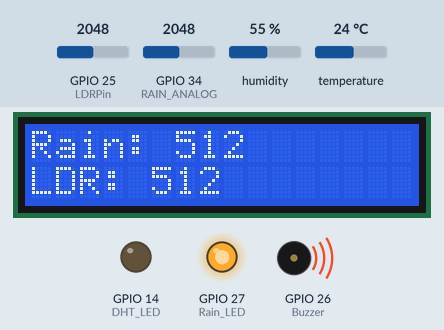
The sketch below on a simulated ESP32. On the bench: 16×2 character LCD, output pins drawn as LEDs (lit = HIGH), buzzer (waves = sounding, pin HIGH). The inputs (shaded band) are chosen by the test bench; at power-on: humidity 55 %, GPIO 34 (RAIN_ANALOG) = 2048, temperature 24 °C, GPIO 25 (LDRPin) = 2048 (analog values on the 0–4095 scale). What the sketch prints to the serial monitor is not drawn.

Above: at 3.2 s.
3.3 s: humidity set to 58 %
At 8.7 s:
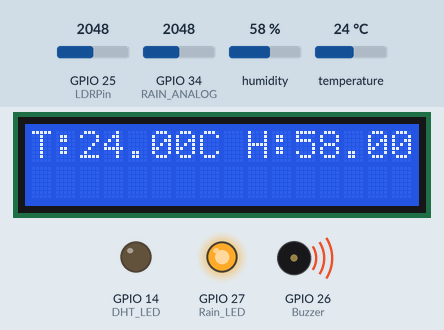
12.3 s: humidity set to 61 %
At 14.6 s:
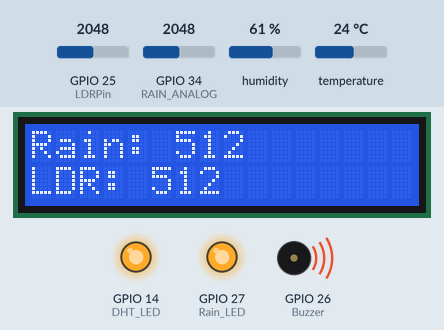
21.3 s: GPIO 34 (RAIN_ANALOG) set to 2931
At 22.6 s:
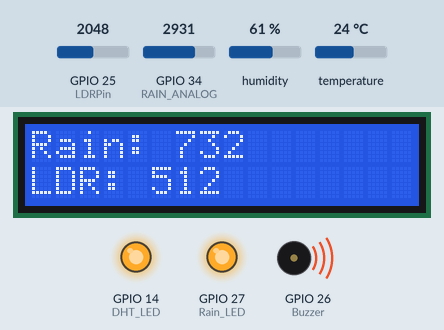
25.5 s: GPIO 34 (RAIN_ANALOG) set to 3064
At 27.0 s:
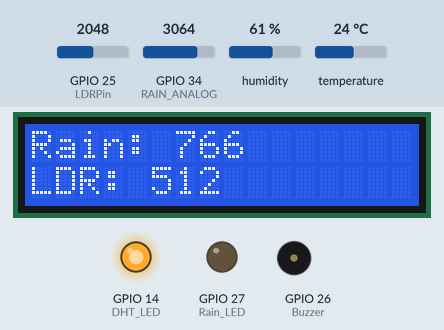
34.5 s: temperature set to 34 °C
At 41.5 s:
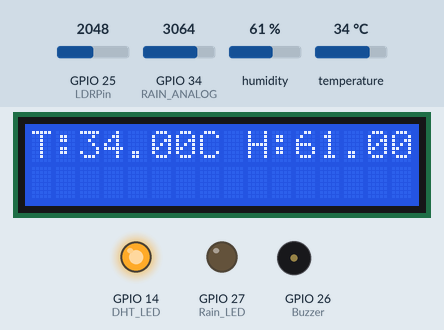
43.5 s: temperature set to 37 °C
At 47.4 s:
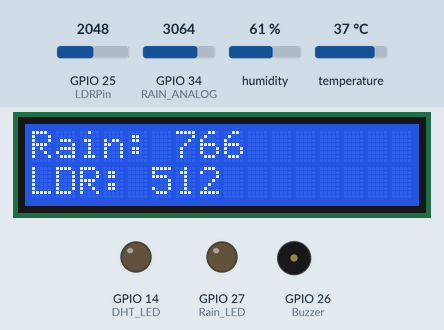
Timing chart, 0 to 48.9 s (numbered marks = the images above; inputs shaded):
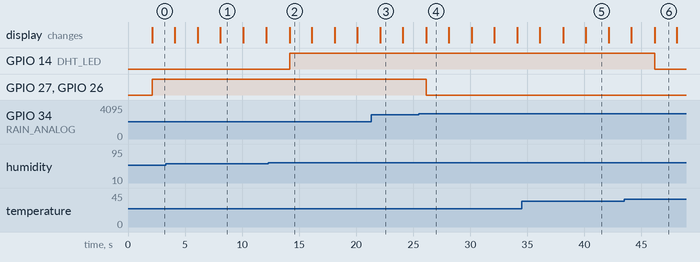

The sketch:

DHT11_LDR_Raindrop_LCD_functional_needingLCDmod_ESP32.ino
```cpp
#include <DHT.h>
#include <Wire.h>
#include <LiquidCrystal_I2C.h>

// Pin Definitions
#define RAIN_ANALOG 34         // Analog pin for rain sensor
#define LDRPin 25              // Analog pin for LDR
#define Buzzer 26              // Digital pin for buzzer
#define DHT_SENSOR_PIN 13      // ESP32 pin GPIO13 connected to DHT11 sensor
#define DHT_SENSOR_TYPE DHT11  // Define DHT sensor type
#define Rain_LED 27            // LED for rain alert
#define DHT_LED 14             // LED for flash flood probability
#define I2C_SDA 21             // Define your SDA pin
#define I2C_SCL 22             // Define your SCL pin

// Initialize DHT and LCD
DHT dht_sensor(DHT_SENSOR_PIN, DHT_SENSOR_TYPE);
LiquidCrystal_I2C lcd(0x27, 16, 2); // I2C address 0x27, 16x2 LCD

// Timing variables
unsigned long lastMeasurementTime = 0;  // Timing for measurements
unsigned long lastDisplayTime = 0;      // Timing for alternating display
bool displayTempHumidity = true;        // Flag to alternate display between temp/humidity and rain/likelihood

// Variable to store the LDR value
int LDRValue = 0;

void setup() {
  // Initialize serial communication
  Serial.begin(9600);

  // Initialize pins
  pinMode(RAIN_ANALOG, INPUT);
  analogReadResolution(10); // Set ADC resolution to 10 bits
  pinMode(LDRPin, INPUT);
  pinMode(Buzzer, OUTPUT);
  pinMode(Rain_LED, OUTPUT);
  pinMode(DHT_LED, OUTPUT);

  // Initialize the DHT sensor
  dht_sensor.begin();

  // Initialize the LCD
  Wire.begin(I2C_SDA, I2C_SCL);
  lcd.init();
  lcd.backlight();

  Serial.println("Flash Flood Monitoring System Initialized");
  lcd.setCursor(0, 0);
  lcd.print("System Init...");
  delay(2000);
}

void loop() {
  unsigned long currentTime = millis(); // Get the current time

  // Take measurements every 2 seconds
  if (currentTime - lastMeasurementTime >= 2000) {
    lastMeasurementTime = currentTime;

    // Read sensor data
    int rain_amount = analogRead(RAIN_ANALOG);
    float temperature = dht_sensor.readTemperature();
    float humidity = dht_sensor.readHumidity();
    LDRValue = analogRead(LDRPin); // Read the value from the LDR

    // Ensure readings are valid
    if (isnan(temperature) || isnan(humidity)) {
      Serial.println("Error: Invalid temperature or humidity reading!");
      lcd.setCursor(0, 1);
      lcd.print("Sensor Error!");
      return;
    }

    // Calculate flash flood likelihood
    int flashFloodLikelihood = calculateFloodLikelihood(temperature, humidity);

    // Switch display every 1 second
    if (currentTime - lastDisplayTime >= 1000) {
      lastDisplayTime = currentTime;
      displayTempHumidity = !displayTempHumidity;  // Toggle display mode
    }

    // Display data based on the selected mode
    if (displayTempHumidity) {
      // Display temperature and humidity on LCD
      lcd.clear();
      lcd.setCursor(0, 0);
      lcd.print("T:");
      lcd.print(temperature);
      lcd.print("C H:");
      lcd.print(humidity);
      lcd.print("%");
    } else {
      // Display rain amount and flood likelihood on LCD
      lcd.clear();
      lcd.setCursor(0, 0);
      lcd.print("Rain: ");
      lcd.print(rain_amount);
      lcd.setCursor(0, 1);
      lcd.print("LDR: ");
      lcd.print(LDRValue);
    }

    // Trigger rain alert if necessary
    if (rain_amount < 750) { // Adjust the threshold based on your sensor's output range
      rainAlert();
    } else {
      stopRainAlert(); // Stop alert if no rain
    }

    // Print to Serial Monitor
    Serial.print("Rain amount: ");
    Serial.println(rain_amount);
    Serial.print("LDR Value: ");
    Serial.println(LDRValue);
    Serial.print("Humidity: ");
    Serial.print(humidity);
    Serial.print("%  |  Temperature: ");
    Serial.print(temperature);
    Serial.println("°C");
    Serial.print("Flash Flood Likelihood: ");
    Serial.print(flashFloodLikelihood);
    Serial.println("%");

    // Manage the LED based on flood likelihood
    flashLED(flashFloodLikelihood);
  }
}

// Function to calculate flash flood likelihood
int calculateFloodLikelihood(float temperature, float humidity) {
  int likelihood = 0;

  if (humidity >= 50) {
    if (humidity < 60) likelihood = 20;
    else if (humidity < 80) likelihood = 50;
    else likelihood = 80;

    // Adjust likelihood based on temperature
    if (temperature < 20) likelihood += 10;
    if (temperature > 35) likelihood -= 10;

    // Ensure bounds
    if (likelihood > 100) likelihood = 100;
    if (likelihood < 0) likelihood = 0;
  }

  return likelihood;
}

// Function to alert for rain
void rainAlert() {
  digitalWrite(Rain_LED, HIGH); // Turn on the rain LED
  digitalWrite(Buzzer, HIGH);  // Activate the buzzer
}

// Function to stop rain alert
void stopRainAlert() {
  digitalWrite(Rain_LED, LOW); // Turn off the rain LED
  digitalWrite(Buzzer, LOW);   // Deactivate the buzzer
}

// Function to manage LED based on likelihood
void flashLED(int likelihood) {
  if (likelihood >= 50) {
    digitalWrite(DHT_LED, HIGH); // Turn on the LED if likelihood is 50% or more
  } else {
    digitalWrite(DHT_LED, LOW);  // Turn off the LED if likelihood is below 50%
  }
}
```

Measured:
- the behaviour switches between 59 and 60 % on humidity (found by bisection; images 1 and 2)
- the behaviour switches between 2999 and 3000 on GPIO 34 (RAIN_ANALOG) (found by bisection; images 3 and 4)
- the behaviour switches between 35 and 36 °C on temperature (found by bisection; images 5 and 6)
- after the input at 3.3 s, the display: first differs from a run without the input after 4.8 s (image 1)
- after the input at 12.3 s, GPIO 14 (DHT_LED): LOW → HIGH after 1.9 s
- after the input at 21.3 s, the display: changes after 0.82 s (image 3)
- after the input at 25.5 s, GPIO 27 (Rain_LED), GPIO 26 (Buzzer): HIGH → LOW after 0.62 s; the display: changes after 0.62 s (image 4)
- after the input at 34.5 s, the display: first differs from a run without the input after 5.6 s (image 5)
- after the input at 43.5 s, GPIO 14 (DHT_LED): HIGH → LOW after 2.7 s
